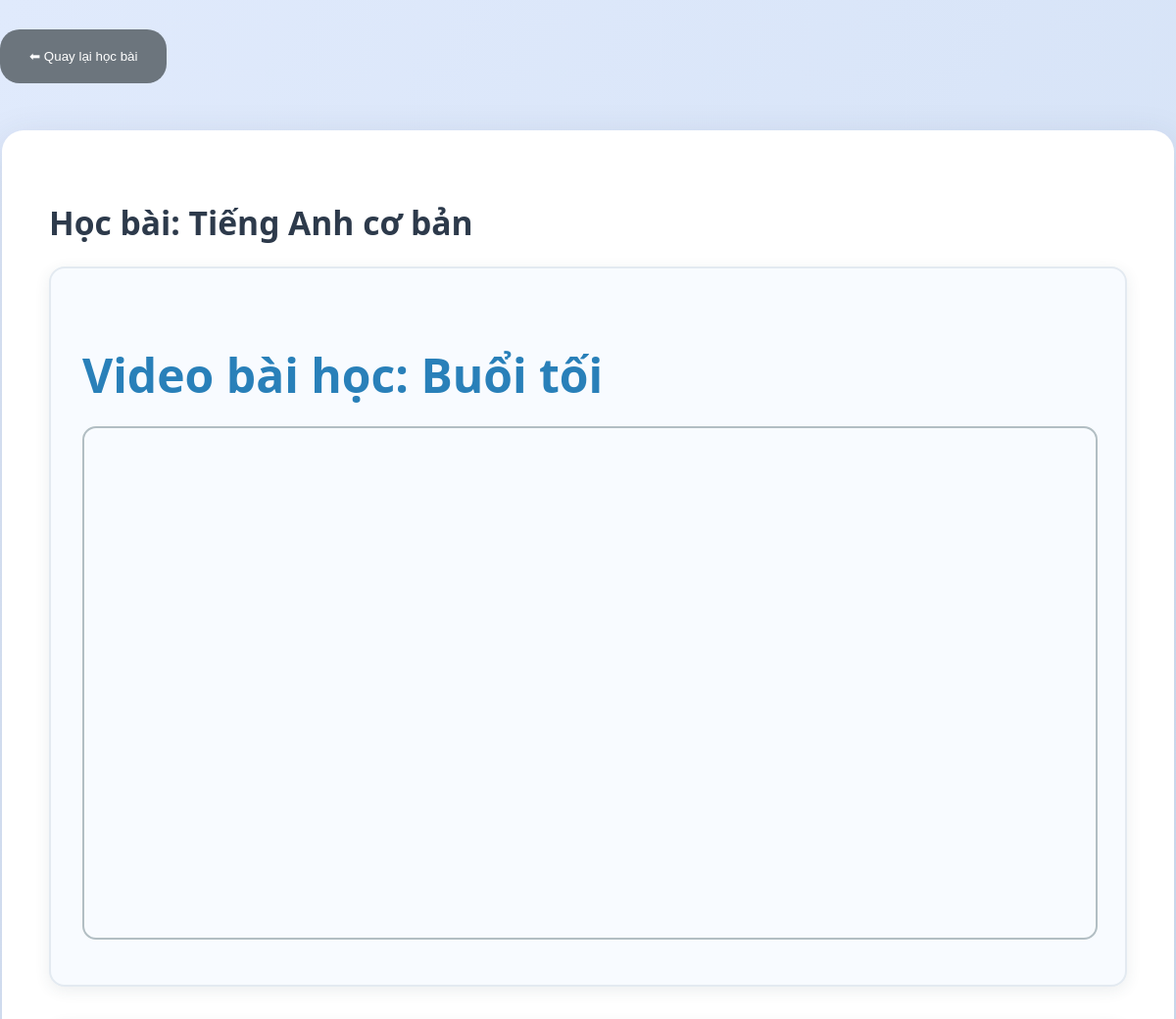
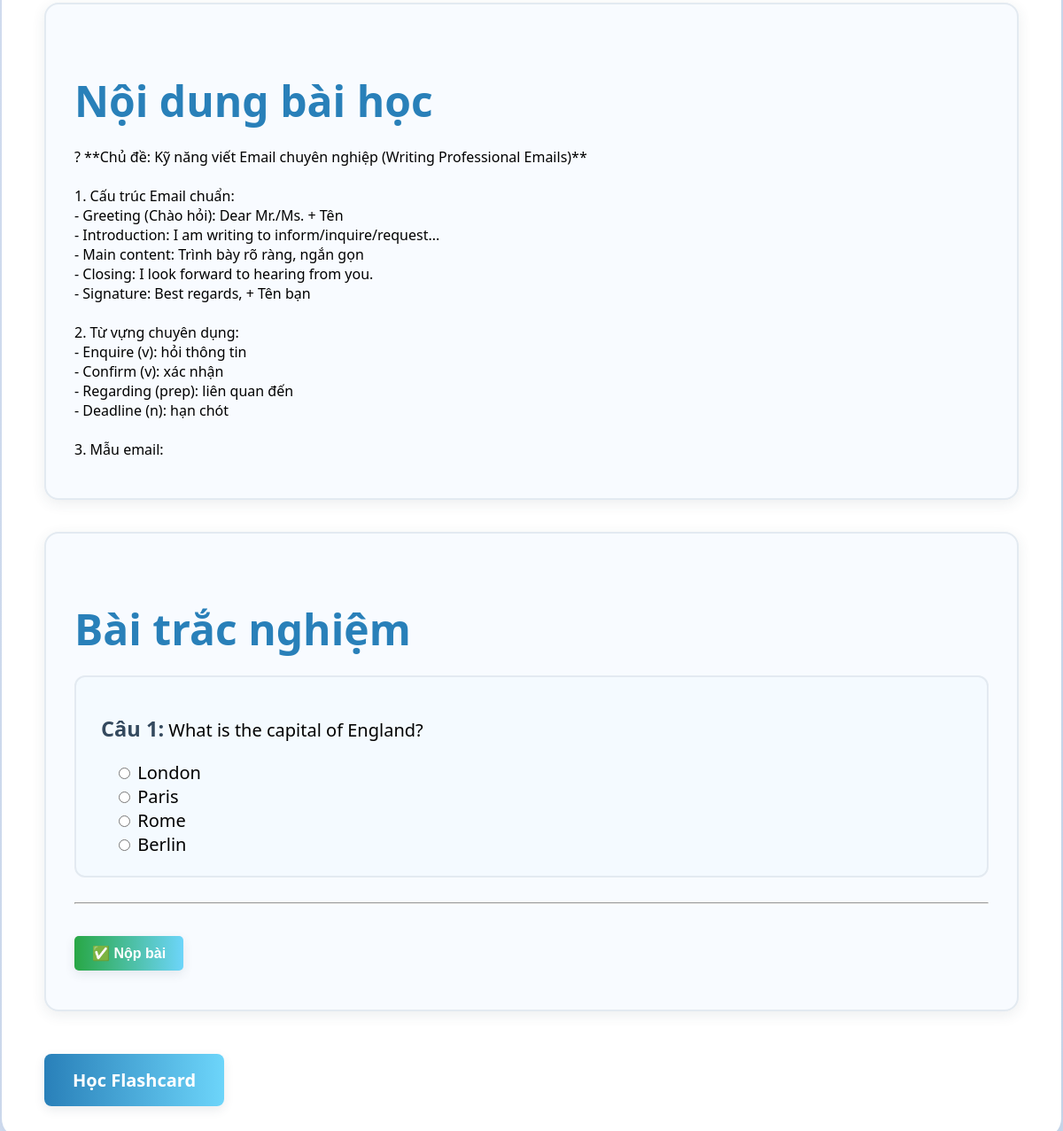
The app's page /hocbai.php?course_id=55 (signed in) with its own data (2 pictures, top to bottom).
### tables this page shows
CREATE TABLE `courses` (
  `course_id` int(11) NOT NULL,
  `course_name` varchar(100) NOT NULL,
  `description` text DEFAULT NULL,
  `image` varchar(50) NOT NULL,
  `instructor` varchar(100) DEFAULT NULL,
  `price` decimal(20,0) NOT NULL,
  `category_id` int(11) NOT NULL,
  `lesson_id` int(11) NOT NULL,
  `thoigian` varchar(100) NOT NULL,
  `intro` varchar(1000) NOT NULL,
  `time_start` time NOT NULL,
  `classname` text NOT NULL,
  `time_end` time NOT NULL,
  `teacher_id` int(11) DEFAULT NULL
);

CREATE TABLE `lessons` (
  `lesson_id` int(11) NOT NULL,
  `lesson_name` varchar(50) NOT NULL,
  `video_url` varchar(255) DEFAULT NULL,
  `content` text DEFAULT NULL
);

CREATE TABLE `quizzes` (
  `quiz_id` int(11) NOT NULL,
  `lesson_id` int(11) NOT NULL,
  `question` text NOT NULL,
  `option_a` varchar(255) NOT NULL,
  `option_b` varchar(255) NOT NULL,
  `option_c` varchar(255) NOT NULL,
  `option_d` varchar(255) NOT NULL,
  `correct_option` enum('A','B','C','D') NOT NULL,
  `type_id` int(11) DEFAULT NULL
);

### model/pdo.php (called while the page is built, shortened)
<?php
function pdo_get_connection()
{
    $servername = "localhost";
    $username = "root";
    $password = "";
    try {
        $conn = new PDO("mysql:host=$servername;dbname=bankhoahoc", $username, $password);
        $conn->setAttribute(PDO::ATTR_ERRMODE, PDO::ERRMODE_EXCEPTION);
        return $conn;
    } catch (PDOException $e) {
        echo "Kết nối thất bại: " . $e->getMessage();
    }
}
function pdo_query($sql)
{
    $sql_args = array_slice(func_get_args(), 1);
    try {
        $conn = Pdo_get_connection();
        $stmt = $conn->prepare($sql);
        $stmt->execute($sql_args);
        $rows = $stmt->fetchAll();
        return $rows;
    } catch (PDOException $e) {
        throw $e;
    } finally {
        unset($conn);
    }
}
function pdo_query_one($sql)
{
    $sql_args = array_slice(func_get_args(), 1);
    try {
        $conn = Pdo_get_connection();
        $stmt = $conn->prepare($sql);
        $stmt->execute($sql_args);
        $rows = $stmt->fetch(PDO::FETCH_ASSOC);
        return $rows;
    } catch (PDOException $e) {
        throw $e;
    } finally {
        unset($conn);
    }
}
?>

### model/lesson.php (called while the page is built, shortened)
<?php
function getLessonByCourseId($course_id) {
    $sql = "
        SELECT c.*, l.lesson_name, l.video_url, l.content
        FROM courses c
        JOIN lessons l ON c.lesson_id = l.lesson_id
        WHERE c.course_id = ?
    ";
    return pdo_query_one($sql, $course_id);
}
?>

### model/quiz.php (called while the page is built, shortened)
<?php
function getQuizzesByLessonId($lesson_id) {
    $sql = "SELECT * FROM quizzes WHERE lesson_id = ?";
    return pdo_query($sql, $lesson_id);
}
?>

### hocbai.php (the view, shortened to what this page needs)
<?php
include_once "model/pdo.php";
include_once "model/lesson.php";
include_once "model/quiz.php";
$course_id = isset($_GET['course_id']) ? (int)$_GET['course_id'] : 0;
$course = getLessonByCourseId($course_id);
$quizzes = getQuizzesByLessonId($course['lesson_id']);
$score = null;
?>
<div style="margin-top: 30px;">
  <a href="http://localhost/online%20course/index.php?act=khdadangki=<?= $course_id ?>" style="text-decoration: none;">
    <button style="padding: 20px 30px; background-color: #6c757d; color: white; border-radius: 20px; border: none;">⬅ Quay lại học bài</button>
  </a>
</div>
<!DOCTYPE html>
<html lang="vi">
<head>
  <link rel="stylesheet" href="css/hocbai.css">
</head>
<body>
  <div class="main-container">
  <?php if ($course): ?>
    <h1>Học bài: <?= htmlspecialchars($course['course_name']) ?></h1>
    <div class="section">
      <h2>Video bài học: <?= htmlspecialchars($course['lesson_name']) ?></h2>
      <?php if (!empty($course['video_url'])): ?>
       <iframe src="<?= htmlspecialchars($course['video_url']) ?>" allowfullscreen></iframe>
      <?php else: ?>
        <p><em>Chưa có video cho bài học này.</em></p>
      <?php endif; ?>
    </div>
<div class="section">
  <h2>Nội dung bài học</h2>
  <?php if (!empty($course['content'])): ?>
    <p><?= nl2br(htmlspecialchars($course['content'])) ?></p>
  <?php else: ?>
    <p><em>Chưa có nội dung cho bài học này.</em></p>
  <?php endif; ?>
</div>
<div class="section">
  <h2>Bài trắc nghiệm</h2>
  <?php if (!empty($quizzes)): ?>
    <?php if ($score === null): ?>
      <form method="post">
        <?php foreach ($quizzes as $index => $q): ?>
          <div class="question">
            <p><strong>Câu <?= $index + 1 ?>:</strong> <?= htmlspecialchars($q['question']) ?></p>
            <label style="display: block; margin-left: 15px;">
              <input type="radio" name="answers[<?= $q['quiz_id'] ?>]" value="A">
              <?= htmlspecialchars($q['option_a']) ?>
            </label>
            <label style="display: block; margin-left: 15px;">
              <input type="radio" name="answers[<?= $q['quiz_id'] ?>]" value="B">
              <?= htmlspecialchars($q['option_b']) ?>
            </label>
            <label style="display: block; margin-left: 15px;">
              <input type="radio" name="answers[<?= $q['quiz_id'] ?>]" value="C">
              <?= htmlspecialchars($q['option_c']) ?>
            </label>
            <label style="display: block; margin-left: 15px;">
              <input type="radio" name="answers[<?= $q['quiz_id'] ?>]" value="D">
              <?= htmlspecialchars($q['option_d']) ?>
            </label>
          </div>
          <hr style="margin: 20px 0;">
        <?php endforeach; ?>
        <button type="submit" style="padding: 10px 20px; background-color: #28a745; border: none; color: white; border-radius: 5px; font-size: 16px;">
          ✅ Nộp bài
        </button>
      </form>
    <?php endif; ?>
  <?php else: ?>
    <p><em>🔔 Chưa có bài trắc nghiệm nào cho bài học này.</em></p>
  <?php endif; ?>
</div>
    <div style="margin-top: 20px;">
      <a href="flashcard.php?course_id=<?= $course_id ?>" class="btn-flashcard">Học Flashcard</a>
    </div>
  <?php endif; ?>
</div>
</body>
</html>

### css/hocbai.css (style rules this page uses)
body { font-family: 'Segoe UI', Arial, sans-serif; background: linear-gradient(120deg, #e0eafc, #cfdef3 100%); margin: 0; padding: 0; }
.main-container { max-width: 1100px; margin: 48px auto 48px auto; background: #fff; border-radius: 22px; box-shadow: 0 12px 40px rgba(44, 62, 80, 0.15); padding: 48px 48px 36px 48px; }
h1, h2, h3, h4 { color: #2d3a4b; font-weight: 700; font-size: 2.1em; }
h2 { font-size: 1.7em; }
.section { background: #f8fbff; border-radius: 16px; padding: 36px 32px 28px 32px; margin-bottom: 36px; box-shadow: 0 4px 16px rgba(44, 62, 80, 0.09); border: 2px solid #e3eaf1; }
.section h2 { font-size: 3em; margin-bottom: 20px; color: #2980b9; }
iframe { width: 100%; height: 520px; border-radius: 14px; border: 2.5px solid #b2bec3; margin-bottom: 18px; }
.question { margin-bottom: 28px; padding: 22px 28px; background: #f4faff; border-radius: 12px; border: 2px solid #e3eaf1; font-size: 1.25em; }
.question strong { color: #34495e; font-size: 1.18em; }
.btn-flashcard { padding: 16px 32px; background: linear-gradient(90deg, #2980b9, #6dd5fa); color: #fff; text-decoration: none; border-radius: 8px; font-size: 1.25em; font-weight: 700; transition: background 0.2s; display: inline-block; border: none; margin-top: 12px; box-shadow: 0 4px 12px rgba(44, 62, 80, 0.10); }
button[type="submit"] { padding: 16px 40px; background: linear-gradient(90deg, #28a745, #6dd5fa); color: #fff; border: none; border-radius: 8px; font-size: 1.25em; font-weight: 700; cursor: pointer; margin-top: 16px; transition: background 0.2s; box-shadow: 0 4px 12px rgba(44, 62, 80, 0.10); }

### records on screen
courses: course_name "Tiếng Anh cơ bản", lesson.lesson_name "Buổi tối", lesson.content "? **Chủ đề: Kỹ năng viết Email chuyên nghiệp (Writing Professional Emails)** 1. Cấu trúc Email chuẩn: - Greeting (Chào hỏi): Dear Mr./Ms. + Tên - Introduction: I am writing to inform/inquire/request... - Main content: Trình bày rõ ràng, ngắn gọn - Closing: I look forward to hearing from you. - Signature: Best regards, + Tên bạn 2. Từ vựng chuyên dụng: - Enquire (v): hỏi thông tin - Confirm (v): xác nhận - Regarding (prep): liên quan đến - Deadline (n): hạn chót 3. Mẫu email:"
quizzes: question "What is the capital of England?", option_a "London", option_b "Paris", option_c "Rome", option_d "Berlin"
